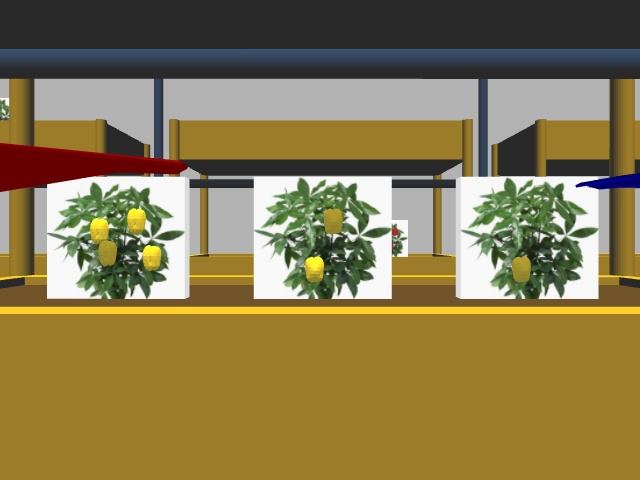
#> input picture color_image_216/14_back_whole.jpg, 640 x 480 px
$ python main2.py
#> lines starting #> are read from the running program, lines starting #| are printed output that depends on the picture; after the words box and inside, x2 and y2 are one past the last pixel; in counts of white or black regions, pixels touching at a corner belong together
import cv2
import numpy as np

directory = "color_image_216"
img = cv2.imread(directory + "/14_back_whole.jpg")
#> img is the input picture: shape (480, 640, 3); mean B, G, R 77.3, 120.9, 135.7
img2 = cv2.imread(directory + "/14_front_whole.jpg")

images = [img, img2]

cv2.imshow("image", img)

hsv_image = cv2.cvtColor(img, cv2.COLOR_BGR2HSV)
#> hsv_image: shape (480, 640, 3); mean H, S, V 28.9, 111.2, 139.7

# Define lower and upper bounds for white color
white_lower = np.array([0, 0, 200])
white_upper = np.array([180, 30, 255])

# Threshold the image to get binary mask for white color
white_mask = cv2.inRange(hsv_image, white_lower, white_upper)
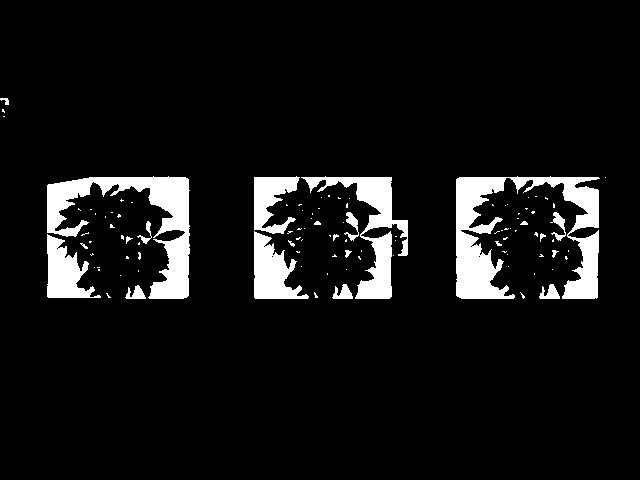
#> white_mask: shape (480, 640); 7.7% white; 106 white regions (83 under 20 px)

contours, _ = cv2.findContours(white_mask, cv2.RETR_EXTERNAL, cv2.CHAIN_APPROX_SIMPLE)
#> contours = 106 contours, 92 with area under 20; largest, box (x1, y1, x2, y2) and area: (456, 176, 600, 299) 6756, (47, 176, 190, 299) 5281, (301, 176, 408, 299) 3266, (254, 231, 309, 299) 1908, (47, 234, 101, 298) 1704

min_blob_area = 200

# Create a mask to store the masked out contours
mask = np.zeros_like(white_mask)

cropped_images = []

for i, contour in enumerate(contours):
    # Calculate the area of the contour
    area = cv2.contourArea(contour)
    perimeter = cv2.arcLength(contour, True)
    if area <= 0 or perimeter <= 0:
        continue

    # Approximate the contour
    epsilon = 0.04 * cv2.arcLength(contour, True)
    approx = cv2.approxPolyDP(contour, epsilon, True)

    # Get the bounding box
    x, y, w, h = cv2.boundingRect(approx)

    # Filter blobs based on area
    if area > min_blob_area:
        # Draw filled contour on the mask
        cv2.drawContours(mask, [contour], -1, (255), thickness=cv2.FILLED)

        # Crop the region of interest (ROI) from the original image
        cropped_image = img[y:y+h, x:x+w]
        cropped_images.append(cropped_image)
#> this loop made 106 passes
#> (area, perimeter, epsilon, x, y, w, h) on passes 4, 5, 6, 32, 49, 55, 100, 101, 102, 103: (133, 76.28, 3.05, 125, 285, 21, 13), (152, 79.46, 3.18, 539, 284, 21, 14), (154, 79.11, 3.16, 332, 284, 21, 14), (20.5, 22.73, 0.909, 345, 250, 7, 8), (1703.5, 304.1, 12.16, 47, 234, 54, 64), (1907.5, 312.6, 12.5, 254, 231, 54, 68), (6755.5, 1303.6, 52.14, 456, 177, 143, 121), (3266, 736.4, 29.46, 301, 177, 107, 122), (1388.5, 300.1, 12, 254, 177, 46, 57), (5281, 924.9, 37, 47, 178, 142, 120)
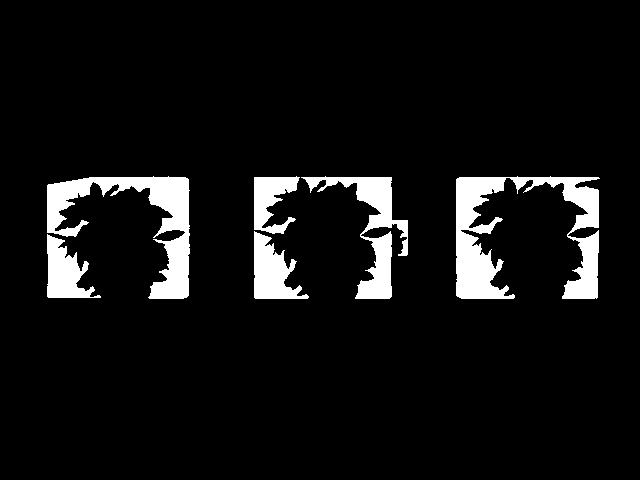
#> mask: shape (480, 640); 7.2% white; 6 white regions, box (x1, y1, x2, y2) and area: (456, 176, 600, 299) 7341, (47, 176, 190, 299) 5696, (301, 176, 408, 299) 3600, (254, 231, 309, 299) 2048, (47, 234, 101, 298) 1841, (254, 176, 300, 234) 1524
#> after the loop, cropped_images = 6 items

# Display cropped images
for i, cropped_image in enumerate(cropped_images):
    cv2.imshow(f"Cropped Image {i+1}", cropped_image)
#> this loop made 6 passes
#> pass 1, `cv2.imshow(f"Cropped Image {i+1}", cropped_image)`:
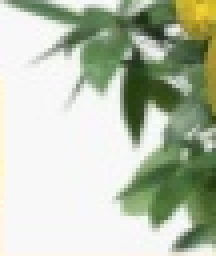
#> window 'Cropped Image 1': shape (64, 54, 3) (shown 4 times larger); mean B, G, R 174.3, 193.9, 184.8
#> pass 2, `cv2.imshow(f"Cropped Image {i+1}", cropped_image)`:
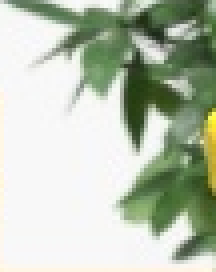
#> window 'Cropped Image 2': shape (68, 54, 3) (shown 4 times larger); mean B, G, R 177.1, 194.7, 185.1

cv2.waitKey(0)

$ run again, with color_image_216/10_back_whole.jpg copied over color_image_216/14_back_whole.jpg
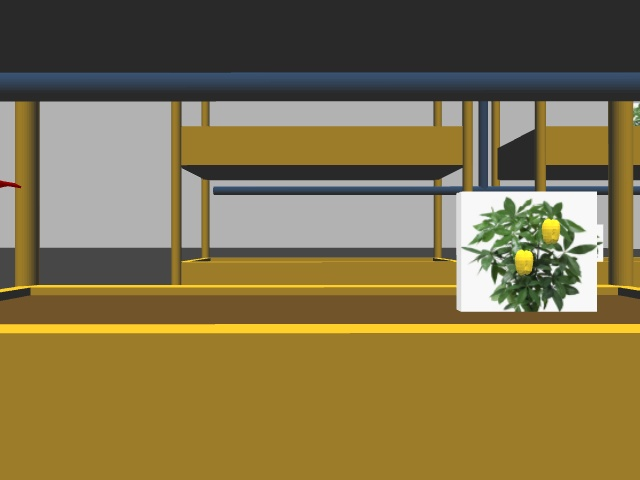
#> input picture color_image_216/10_back_whole.jpg, 640 x 480 px
#> img is the input picture: shape (480, 640, 3); mean B, G, R 72.4, 113.8, 128.6
#> hsv_image: shape (480, 640, 3); mean H, S, V 27.2, 103.8, 131.2
#> `white_mask = cv2.inRange(hsv_image, white_lower, white_upper)`:
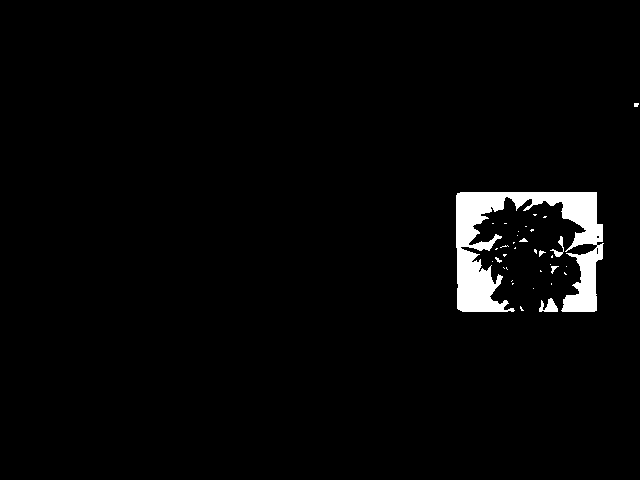
#> white_mask: shape (480, 640); 2.7% white; 35 white regions (28 under 20 px)
#> contours = 35 contours, 32 with area under 20; largest, box (x1, y1, x2, y2) and area: (456, 192, 604, 312) 7198, (539, 298, 558, 312) 124, (550, 236, 564, 257) 56
#> the loop `for i, contour in enumerate(contours):` made 35 passes
#> (area, perimeter, epsilon, x, y, w, h) on passes 2, 25, 34: (124.5, 74.87, 2.99, 539, 298, 19, 14), (56.5, 69.7, 2.79, 550, 236, 14, 21), (7198.5, 1245.7, 49.83, 457, 192, 140, 119)
#> after the loop `for i, contour in enumerate(contours):`: cropped_images = 1 item
#> the loop `for i, cropped_image in enumerate(cropped_images):` made 1 pass
#> pass 1, `cv2.imshow(f"Cropped Image {i+1}", cropped_image)`:
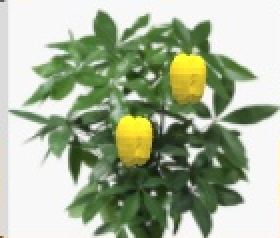
#> window 'Cropped Image 1': shape (119, 140, 3) (shown 2 times larger); mean B, G, R 153.2, 179.1, 167.8

$ run again, with color_image_216/16_back_whole.jpg copied over color_image_216/14_back_whole.jpg
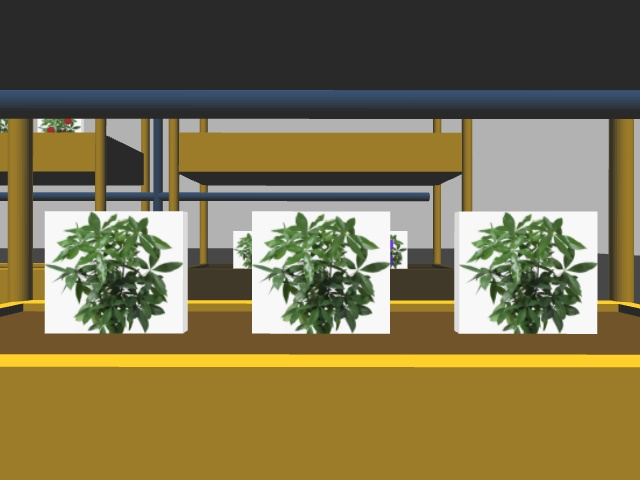
#> input picture color_image_216/16_back_whole.jpg, 640 x 480 px
#> img is the input picture: shape (480, 640, 3); mean B, G, R 76.9, 113.4, 123.6
#> hsv_image: shape (480, 640, 3); mean H, S, V 29.3, 93.4, 128
#> `white_mask = cv2.inRange(hsv_image, white_lower, white_upper)`:
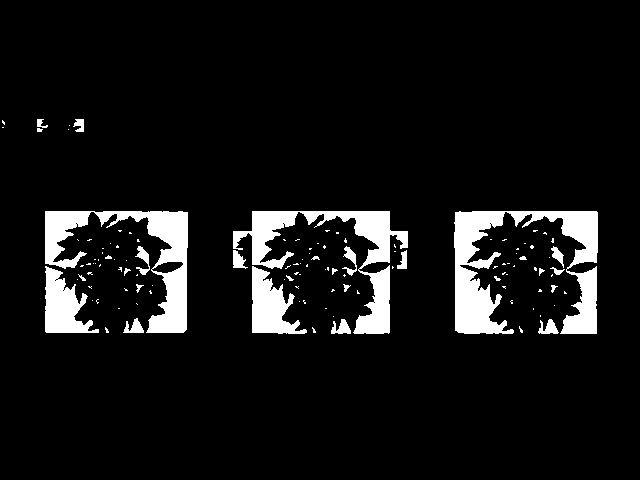
#> white_mask: shape (480, 640); 8% white; 121 white regions (94 under 20 px)
#> contours = 121 contours, 105 with area under 20; largest, box (x1, y1, x2, y2) and area: (454, 211, 598, 334) 6991, (45, 211, 188, 333) 5248, (233, 211, 408, 334) 4835, (252, 266, 307, 334) 1902, (45, 266, 99, 333) 1858
#> the loop `for i, contour in enumerate(contours):` made 121 passes
#> (area, perimeter, epsilon, x, y, w, h) on passes 4, 5, 6, 49, 55, 56, 112, 113: (146, 81.94, 3.28, 539, 319, 20, 15), (146, 80.28, 3.21, 331, 319, 20, 15), (140.5, 78.87, 3.15, 123, 318, 21, 15), (33.5, 36.38, 1.46, 550, 267, 15, 8), (1902.5, 318.2, 12.73, 252, 266, 55, 67), (1858.5, 312.6, 12.5, 45, 266, 54, 67), (6991, 1261.6, 50.46, 455, 211, 142, 123), (4835, 1068.4, 42.74, 233, 211, 157, 122)
#> after the loop `for i, contour in enumerate(contours):`: cropped_images = 5 items
#> the loop `for i, cropped_image in enumerate(cropped_images):` made 5 passes
#> pass 2, `cv2.imshow(f"Cropped Image {i+1}", cropped_image)`:
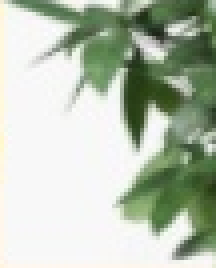
#> window 'Cropped Image 2': shape (67, 54, 3) (shown 4 times larger); mean B, G, R 177.2, 193.7, 183.3
